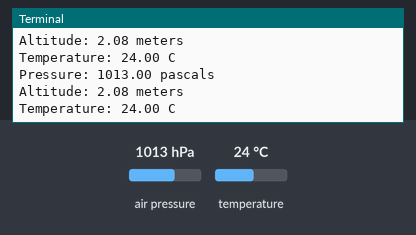
A program run on a simulated Raspberry Pi (BCM pin numbers). Parts: the last lines printed to the terminal. The test bench sets the inputs (shaded band); at power-on: air pressure 1013 hPa, temperature 24 °C.

Above: at 1.2 s.
1.3 s: air pressure set to 952 hPa
At 2.5 s:
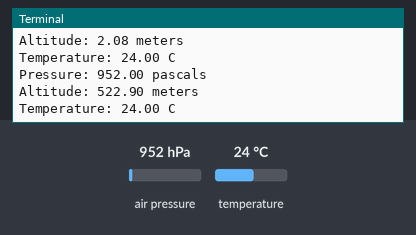
2.8 s: temperature set to 12 °C
At 3.8 s:
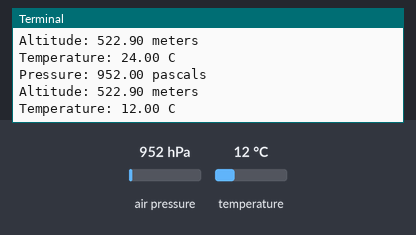
4.3 s: air pressure set to 975 hPa
At 5.8 s:
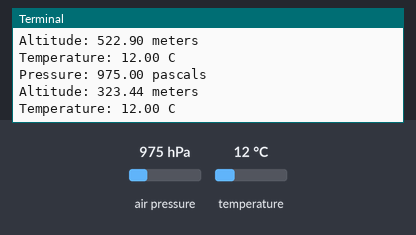
Timing chart, 0 to 7.3 s (numbered marks = the images above; inputs shaded):
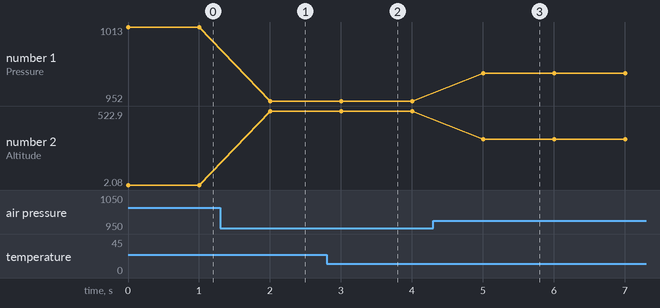

Measured:
- after the input at 1.3 s, the terminal: prints a new line after 0.70 s (image 1)
- after the input at 2.8 s, the terminal: prints a new line after 0.20 s (image 2)
- after the input at 4.3 s, the terminal: prints a new line after 0.71 s (image 3)
- plotted number 1: 1013 → 952 after the input at 1.3 s, 952 → 975 after the input at 4.3 s
- plotted number 2: 2.08 → 522.9 after the input at 1.3 s, 522.9 → 323.44 after the input at 4.3 s

The program:

New2_MPL.py
```python
# Does not work, wiring error pops up.
# Might have to download circuitpython library??

import board
import busio
import adafruit_mpl3115a2
import time
import datetime

i2c = busio.I2C(board.SCL, board.SDA)

sensor = adafruit_mpl3115a2.MPL3115A2(i2c, address=0x60)

while True:
    pressure = sensor.pressure
    print("Pressure: {0:0.2f} pascals".format(pressure))
    altitude = sensor.altitude
    print("Altitude: {0:0.2f} meters".format(altitude))
    temperature = sensor.temperature
    print("Temperature: {0:0.2f} C".format(temperature))
    time.sleep(1.0)
```
